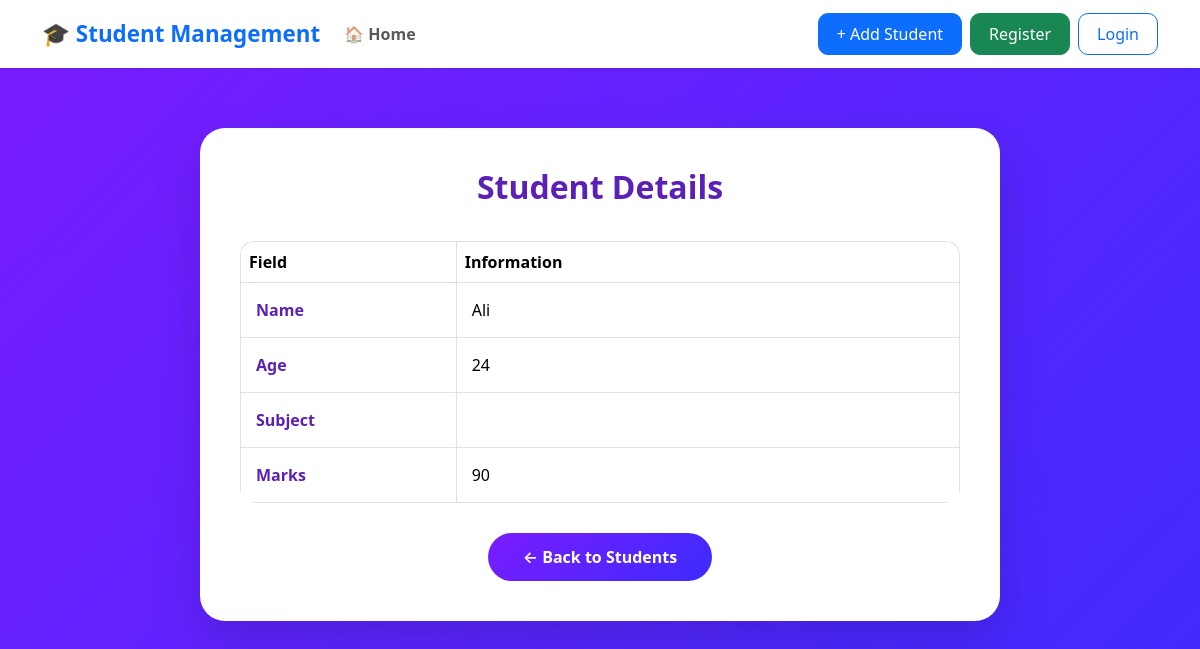
Screenshot of /detail/7/ with the database file from the repository.
### student_app/models.py (models this page shows)
class Student(models.Model):
    user = models.ForeignKey(User, on_delete=models.CASCADE)
    name = models.CharField(max_length=100)
    age = models.IntegerField()
    marks = models.IntegerField()
    email = models.EmailField(max_length=100, blank=True)
    enrollment_date = models.DateField(default=timezone.now)
    is_active = models.BooleanField(default=True)
    courses = models.ManyToManyField("Course")

### student_app/views.py (the view)
# urls.py: path("detail/<int:pk>/", views.StudentDetailView.as_view(), name="detail_student"),
class StudentDetailView(DetailView):
    model = Student

### templates/student_app/student_detail.html (shortened to what this page needs)
{% extends "student_app/base.html" %}
{% block content %}
<div class="detail-wrapper">
    <div class="detail-card">
        <h2>Student Details</h2>
        <table class="table table-bordered">
            <thead>
                <tr>
                    <th>Field</th>
                    <th>Information</th>
                </tr>
            </thead>
            <tbody>
                <tr>
                    <td>Name</td>
                    <td>{{ student.name }}</td>
                </tr>
                <tr>
                    <td>Age</td>
                    <td>{{ student.age }}</td>
                </tr>
                <tr>
                    <td>Subject</td>
                    <td>{{ student.subject }}</td>
                </tr>
                <tr>
                    <td>Marks</td>
                    <td>{{ student.marks }}</td>
                </tr>
            </tbody>
        </table>
        <div class="button-area">
            <a href="{% url 'student_list' %}" class="back-btn">
                ← Back to Students
            </a>
        </div>
    </div>
</div>
{% endblock %}

### templates/student_app/student_detail.html (style rules this page uses)
body { min-height:100vh; background:linear-gradient(135deg,#7a1cff,#3d2bff); }
.detail-wrapper { max-width:800px; margin:60px auto; }
.detail-card { background:#fff; border-radius:25px; padding:40px; box-shadow:0 20px 50px rgba(0,0,0,.15); }
.detail-card h2 { text-align:center; color:#5b21b6; font-weight:700; margin-bottom:35px; }
.table { margin-bottom:30px; border-radius:15px; overflow:hidden; }
.table thead { background:linear-gradient(135deg,#7a1cff,#3d2bff); color:#fff; }
.table tbody tr td { vertical-align:middle; padding:15px; font-size:16px; }
.table tbody tr td:first-child { font-weight:600; width:30%; color:#5b21b6; }
.button-area { text-align:center; }
.back-btn { display:inline-block; padding:12px 35px; border-radius:50px; text-decoration:none; background:linear-gradient(135deg,#7a1cff,#3d2bff); color:#fff; font-weight:600; transition:.3s; }

### rows the page displays
Student: name "Ali", age "24", marks "90"
